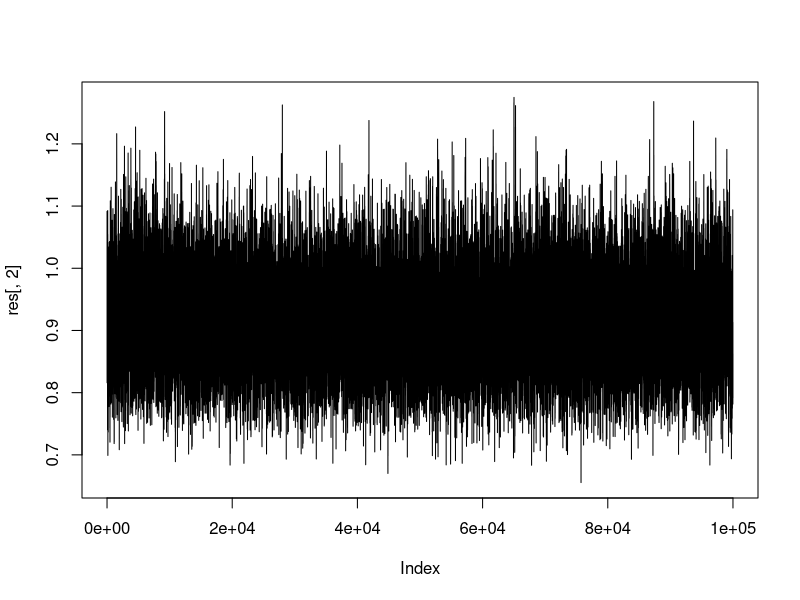

Here is the R script that generated this plot: (Note: this script raises an error after producing the figure.)
ll = function(y, ds, beta)
  sum(dbinom(y[-1], y[-length(y)], exp(-beta*diff(ds)), log=TRUE))

ds=c(0, .22, 2.85, 4.9)
y = c(50, 38,7,2)
theta_cur = 1
N = 100000

ll_cur = -1000
res = matrix(0, ncol=2, nrow=N)
for(i in 1:N) {
  theta_prop = theta_cur + rnorm(1, 0, 0.06)
  ll_prop = ll(y, ds, theta_prop)
  
  if(ll_prop-ll_cur + 
     dlnorm(theta_prop, -0.005, sqrt(0.01), log=TRUE) - 
     dlnorm(theta_cur, -0.005, sqrt(0.01), log=TRUE)  > log(runif(1))) {
    theta_cur = theta_prop
    ll_cur =ll_prop
  }
  res[i,] = c(ll_cur, theta_cur)
}
res
plot(res[,2], type="l")
1/var(res[,2])

get_utility(y[-1], c(0,ds))


diff(c(0, ds))
beta=1
dbinom(y[-1], y[-length(y)], exp(-beta*diff(ds)))

dbinom(y[-1], y[-length(y)], exp(-beta*diff(ds)), log=TRUE)
diff(ds)
ds
